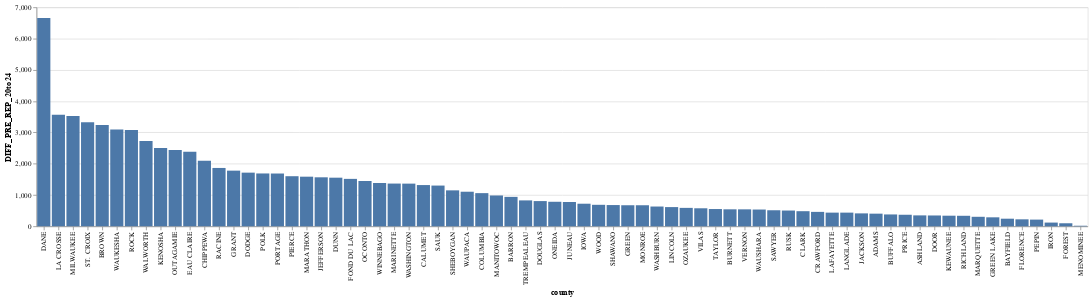

The notebook cell this image was saved under:
### Code cell
## Chart 1
#pip install "altair[all]" in linux
import altair as alt



alt.Chart(df_f).mark_bar().encode(
    x="DIFF_PRE_REP_20to24",
    y=alt.Y("county").sort("x")
)

alt.Chart(df_f).mark_bar().encode(
    y="DIFF_PRE_REP_20to24",
    x=alt.Y("county").sort("y", order = "descending")
)

alt.Chart(df_f).mark_bar().encode(
    y="DIFF_PRE_REP_20to24",
    x=alt.Y("county", 
            sort=alt.EncodingSortField('y', order='descending'))
)

### Figure 1 — Vega-Lite specification as saved in the notebook (floating-point values rounded to 4 significant figures)
{"config": {"view": {"continuousWidth": 300, "continuousHeight": 300}}, "data": {"name": "data-14e22919121f00b8e381961b5d973d42"}, "mark": {"type": "bar"}, "encoding": {"x": {"field": "county", "sort": {"field": "y", "order": "descending"}, "type": "nominal"}, "y": {"field": "DIFF_PRE_REP_20to24", "type": "quantitative"}}, "$schema": "https://vega.github.io/schema/vega-lite/v5.20.1.json", "datasets": {"data-14e22919121f00b8e381961b5d973d42": [{"county_fips": 55025, "county": "DANE", "DIFFDEM24": 294, "DIFFREP24": 692, "DIFF_PRE_DEM_24to20": 13830.0, "DIFF_PRE_REP_20to24": 6656.0}, {"county_fips": 55063, "county": "LA CROSSE", "DIFFDEM24": -260, "DIFFREP24": 1501, "DIFF_PRE_DEM_24to20": 1162.0, "DIFF_PRE_REP_20to24": 3563.0}, {"county_fips": 55079, "county": "MILWAUKEE", "DIFFDEM24": 880, "DIFFREP24": 6317, "DIFF_PRE_DEM_24to20": -1271.0, "DIFF_PRE_REP_20to24": 3527.0}, {"county_fips": 55109, "county": "ST. CROIX", "DIFFDEM24": 78, "DIFFREP24": 693, "DIFF_PRE_DEM_24to20": 678.0, "DIFF_PRE_REP_20to24": 3328.0}, {"county_fips": 55009, "county": "BROWN", "DIFFDEM24": 147, "DIFFREP24": 2409, "DIFF_PRE_DEM_24to20": 2397.0, "DIFF_PRE_REP_20to24": 3241.0}, {"county_fips": 55133, "county": "WAUKESHA", "DIFFDEM24": 2694, "DIFFREP24": -823, "DIFF_PRE_DEM_24to20": 4549.0, "DIFF_PRE_REP_20to24": 3092.0}, {"county_fips": 55105, "county": "ROCK", "DIFFDEM24": -436, "DIFFREP24": 2119, "DIFF_PRE_DEM_24to20": -16.0, "DIFF_PRE_REP_20to24": 3079.0}, {"county_fips": 55127, "county": "WALWORTH", "DIFFDEM24": 279, "DIFFREP24": 906, "DIFF_PRE_DEM_24to20": 354.0, "DIFF_PRE_REP_20to24": 2730.0}, {"county_fips": 55059, "county": "KENOSHA", "DIFFDEM24": -121, "DIFFREP24": 2313, "DIFF_PRE_DEM_24to20": -368.0, "DIFF_PRE_REP_20to24": 2503.0}, {"county_fips": 55087, "county": "OUTAGAMIE", "DIFFDEM24": 242, "DIFFREP24": 1750, "DIFF_PRE_DEM_24to20": 1770.0, "DIFF_PRE_REP_20to24": 2441.0}, {"county_fips": 55035, "county": "EAU CLAIRE", "DIFFDEM24": 17, "DIFFREP24": 1143, "DIFF_PRE_DEM_24to20": 2775.0, "DIFF_PRE_REP_20to24": 2383.0}, {"county_fips": 55017, "county": "CHIPPEWA", "DIFFDEM24": -304, "DIFFREP24": 1213, "DIFF_PRE_DEM_24to20": 592.0, "DIFF_PRE_REP_20to24": 2097.0}, {"county_fips": 55101, "county": "RACINE", "DIFFDEM24": 387, "DIFFREP24": 1559, "DIFF_PRE_DEM_24to20": -444.0, "DIFF_PRE_REP_20to24": 1865.0}, {"county_fips": 55043, "county": "GRANT", "DIFFDEM24": -335, "DIFFREP24": 927, "DIFF_PRE_DEM_24to20": -34.0, "DIFF_PRE_REP_20to24": 1779.0}, {"county_fips": 55027, "county": "DODGE", "DIFFDEM24": -299, "DIFFREP24": 1140, "DIFF_PRE_DEM_24to20": 163.0, "DIFF_PRE_REP_20to24": 1715.0}, {"county_fips": 55095, "county": "POLK", "DIFFDEM24": -143, "DIFFREP24": 852, "DIFF_PRE_DEM_24to20": 199.0, "DIFF_PRE_REP_20to24": 1689.0}, {"county_fips": 55097, "county": "PORTAGE", "DIFFDEM24": -485, "DIFFREP24": 904, "DIFF_PRE_DEM_24to20": 1073.0, "DIFF_PRE_REP_20to24": 1687.0}, {"county_fips": 55093, "county": "PIERCE", "DIFFDEM24": -237, "DIFFREP24": 245, "DIFF_PRE_DEM_24to20": 372.0, "DIFF_PRE_REP_20to24": 1601.0}, {"county_fips": 55073, "county": "MARATHON", "DIFFDEM24": -354, "DIFFREP24": 1434, "DIFF_PRE_DEM_24to20": 720.0, "DIFF_PRE_REP_20to24": 1586.0}, {"county_fips": 55055, "county": "JEFFERSON", "DIFFDEM24": -52, "DIFFREP24": 767, "DIFF_PRE_DEM_24to20": 678.0, "DIFF_PRE_REP_20to24": 1566.0}, {"county_fips": 55033, "county": "DUNN", "DIFFDEM24": -152, "DIFFREP24": 743, "DIFF_PRE_DEM_24to20": 740.0, "DIFF_PRE_REP_20to24": 1554.0}, {"county_fips": 55039, "county": "FOND DU LAC", "DIFFDEM24": -283, "DIFFREP24": 1362, "DIFF_PRE_DEM_24to20": -94.0, "DIFF_PRE_REP_20to24": 1516.0}, {"county_fips": 55083, "county": "OCONTO", "DIFFDEM24": -213, "DIFFREP24": 716, "DIFF_PRE_DEM_24to20": 252.0, "DIFF_PRE_REP_20to24": 1448.0}, {"county_fips": 55139, "county": "WINNEBAGO", "DIFFDEM24": -63, "DIFFREP24": 1914, "DIFF_PRE_DEM_24to20": 598.0, "DIFF_PRE_REP_20to24": 1385.0}, {"county_fips": 55075, "county": "MARINETTE", "DIFFDEM24": -263, "DIFFREP24": 938, "DIFF_PRE_DEM_24to20": 49.0, "DIFF_PRE_REP_20to24": 1366.0}, {"county_fips": 55131, "county": "WASHINGTON", "DIFFDEM24": 451, "DIFFREP24": 439, "DIFF_PRE_DEM_24to20": 1854.0, "DIFF_PRE_REP_20to24": 1364.0}, {"county_fips": 55015, "county": "CALUMET", "DIFFDEM24": 78, "DIFFREP24": 413, "DIFF_PRE_DEM_24to20": 806.0, "DIFF_PRE_REP_20to24": 1318.0}, {"county_fips": 55111, "county": "SAUK", "DIFFDEM24": -258, "DIFFREP24": 901, "DIFF_PRE_DEM_24to20": 62.0, "DIFF_PRE_REP_20to24": 1302.0}, {"county_fips": 55117, "county": "SHEBOYGAN", "DIFFDEM24": 180, "DIFFREP24": 1194, "DIFF_PRE_DEM_24to20": 632.0, "DIFF_PRE_REP_20to24": 1149.0}, {"county_fips": 55135, "county": "WAUPACA", "DIFFDEM24": -67, "DIFFREP24": 976, "DIFF_PRE_DEM_24to20": 229.0, "DIFF_PRE_REP_20to24": 1105.0}, {"county_fips": 55021, "county": "COLUMBIA", "DIFFDEM24": -366, "DIFFREP24": 868, "DIFF_PRE_DEM_24to20": -24.0, "DIFF_PRE_REP_20to24": 1060.0}, {"county_fips": 55071, "county": "MANITOWOC", "DIFFDEM24": -228, "DIFFREP24": 1002, "DIFF_PRE_DEM_24to20": 580.0, "DIFF_PRE_REP_20to24": 985.0}, {"county_fips": 55005, "county": "BARRON", "DIFFDEM24": -411, "DIFFREP24": 345, "DIFF_PRE_DEM_24to20": -253.0, "DIFF_PRE_REP_20to24": 941.0}, {"county_fips": 55121, "county": "TREMPEALEAU", "DIFFDEM24": -206, "DIFFREP24": 543, "DIFF_PRE_DEM_24to20": -68.0, "DIFF_PRE_REP_20to24": 828.0}, {"county_fips": 55031, "county": "DOUGLAS", "DIFFDEM24": -46, "DIFFREP24": 627, "DIFF_PRE_DEM_24to20": -146.0, "DIFF_PRE_REP_20to24": 806.0}, {"county_fips": 55085, "county": "ONEIDA", "DIFFDEM24": -193, "DIFFREP24": 558, "DIFF_PRE_DEM_24to20": -26.0, "DIFF_PRE_REP_20to24": 784.0}, {"county_fips": 55057, "county": "JUNEAU", "DIFFDEM24": -125, "DIFFREP24": 542, "DIFF_PRE_DEM_24to20": 108.0, "DIFF_PRE_REP_20to24": 776.0}, {"county_fips": 55049, "county": "IOWA", "DIFFDEM24": -196, "DIFFREP24": 308, "DIFF_PRE_DEM_24to20": -78.0, "DIFF_PRE_REP_20to24": 722.0}, {"county_fips": 55141, "county": "WOOD", "DIFFDEM24": -535, "DIFFREP24": 1335, "DIFF_PRE_DEM_24to20": 230.0, "DIFF_PRE_REP_20to24": 687.0}, {"county_fips": 55115, "county": "SHAWANO", "DIFFDEM24": -213, "DIFFREP24": 825, "DIFF_PRE_DEM_24to20": 206.0, "DIFF_PRE_REP_20to24": 679.0}, {"county_fips": 55045, "county": "GREEN", "DIFFDEM24": -285, "DIFFREP24": 563, "DIFF_PRE_DEM_24to20": 52.0, "DIFF_PRE_REP_20to24": 673.0}, {"county_fips": 55081, "county": "MONROE", "DIFFDEM24": -171, "DIFFREP24": 702, "DIFF_PRE_DEM_24to20": -3.0, "DIFF_PRE_REP_20to24": 673.0}, {"county_fips": 55129, "county": "WASHBURN", "DIFFDEM24": -49, "DIFFREP24": 238, "DIFF_PRE_DEM_24to20": 2.0, "DIFF_PRE_REP_20to24": 632.0}, {"county_fips": 55069, "county": "LINCOLN", "DIFFDEM24": -266, "DIFFREP24": 512, "DIFF_PRE_DEM_24to20": 45.0, "DIFF_PRE_REP_20to24": 614.0}, {"county_fips": 55089, "county": "OZAUKEE", "DIFFDEM24": 666, "DIFFREP24": -410, "DIFF_PRE_DEM_24to20": 1356.0, "DIFF_PRE_REP_20to24": 589.0}, {"county_fips": 55125, "county": "VILAS", "DIFFDEM24": -1, "DIFFREP24": 230, "DIFF_PRE_DEM_24to20": 216.0, "DIFF_PRE_REP_20to24": 576.0}, {"county_fips": 55119, "county": "TAYLOR", "DIFFDEM24": -120, "DIFFREP24": 317, "DIFF_PRE_DEM_24to20": 130.0, "DIFF_PRE_REP_20to24": 552.0}, {"county_fips": 55013, "county": "BURNETT", "DIFFDEM24": -55, "DIFFREP24": 262, "DIFF_PRE_DEM_24to20": 107.0, "DIFF_PRE_REP_20to24": 543.0}, {"county_fips": 55123, "county": "VERNON", "DIFFDEM24": -248, "DIFFREP24": 491, "DIFF_PRE_DEM_24to20": 21.0, "DIFF_PRE_REP_20to24": 542.0}, {"county_fips": 55137, "county": "WAUSHARA", "DIFFDEM24": -75, "DIFFREP24": 373, "DIFF_PRE_DEM_24to20": 138.0, "DIFF_PRE_REP_20to24": 536.0}, {"county_fips": 55113, "county": "SAWYER", "DIFFDEM24": -22, "DIFFREP24": 214, "DIFF_PRE_DEM_24to20": 101.0, "DIFF_PRE_REP_20to24": 513.0}, {"county_fips": 55107, "county": "RUSK", "DIFFDEM24": -32, "DIFFREP24": 389, "DIFF_PRE_DEM_24to20": -1.0, "DIFF_PRE_REP_20to24": 504.0}, {"county_fips": 55019, "county": "CLARK", "DIFFDEM24": -313, "DIFFREP24": 567, "DIFF_PRE_DEM_24to20": -15.0, "DIFF_PRE_REP_20to24": 483.0}, {"county_fips": 55023, "county": "CRAWFORD", "DIFFDEM24": -165, "DIFFREP24": 352, "DIFF_PRE_DEM_24to20": -103.0, "DIFF_PRE_REP_20to24": 461.0}, {"county_fips": 55065, "county": "LAFAYETTE", "DIFFDEM24": -294, "DIFFREP24": 419, "DIFF_PRE_DEM_24to20": -177.0, "DIFF_PRE_REP_20to24": 437.0}, {"county_fips": 55067, "county": "LANGLADE", "DIFFDEM24": -84, "DIFFREP24": 337, "DIFF_PRE_DEM_24to20": 34.0, "DIFF_PRE_REP_20to24": 437.0}, {"county_fips": 55053, "county": "JACKSON", "DIFFDEM24": -158, "DIFFREP24": 440, "DIFF_PRE_DEM_24to20": -99.0, "DIFF_PRE_REP_20to24": 413.0}, {"county_fips": 55001, "county": "ADAMS", "DIFFDEM24": -361, "DIFFREP24": 211, "DIFF_PRE_DEM_24to20": 114.0, "DIFF_PRE_REP_20to24": 404.0}, {"county_fips": 55011, "county": "BUFFALO", "DIFFDEM24": -148, "DIFFREP24": 315, "DIFF_PRE_DEM_24to20": -95.0, "DIFF_PRE_REP_20to24": 379.0}, {"county_fips": 55099, "county": "PRICE", "DIFFDEM24": -166, "DIFFREP24": 324, "DIFF_PRE_DEM_24to20": -27.0, "DIFF_PRE_REP_20to24": 369.0}, {"county_fips": 55003, "county": "ASHLAND", "DIFFDEM24": -163, "DIFFREP24": 346, "DIFF_PRE_DEM_24to20": -189.0, "DIFF_PRE_REP_20to24": 349.0}, {"county_fips": 55029, "county": "DOOR", "DIFFDEM24": 62, "DIFFREP24": 157, "DIFF_PRE_DEM_24to20": 520.0, "DIFF_PRE_REP_20to24": 346.0}, {"county_fips": 55061, "county": "KEWAUNEE", "DIFFDEM24": -195, "DIFFREP24": 398, "DIFF_PRE_DEM_24to20": 82.0, "DIFF_PRE_REP_20to24": 339.0}, {"county_fips": 55103, "county": "RICHLAND", "DIFFDEM24": -130, "DIFFREP24": 297, "DIFF_PRE_DEM_24to20": -13.0, "DIFF_PRE_REP_20to24": 336.0}, {"county_fips": 55077, "county": "MARQUETTE", "DIFFDEM24": -153, "DIFFREP24": 394, "DIFF_PRE_DEM_24to20": 13.0, "DIFF_PRE_REP_20to24": 304.0}, {"county_fips": 55047, "county": "GREEN LAKE", "DIFFDEM24": -143, "DIFFREP24": 319, "DIFF_PRE_DEM_24to20": 104.0, "DIFF_PRE_REP_20to24": 287.0}, {"county_fips": 55007, "county": "BAYFIELD", "DIFFDEM24": -153, "DIFFREP24": 163, "DIFF_PRE_DEM_24to20": -40.0, "DIFF_PRE_REP_20to24": 243.0}, {"county_fips": 55037, "county": "FLORENCE", "DIFFDEM24": -5, "DIFFREP24": 84, "DIFF_PRE_DEM_24to20": 2.0, "DIFF_PRE_REP_20to24": 223.0}, {"county_fips": 55091, "county": "PEPIN", "DIFFDEM24": -68, "DIFFREP24": 162, "DIFF_PRE_DEM_24to20": 34.0, "DIFF_PRE_REP_20to24": 214.0}, {"county_fips": 55051, "county": "IRON", "DIFFDEM24": -26, "DIFFREP24": 112, "DIFF_PRE_DEM_24to20": -46.0, "DIFF_PRE_REP_20to24": 119.0}, {"county_fips": 55041, "county": "FOREST", "DIFFDEM24": -172, "DIFFREP24": 182, "DIFF_PRE_DEM_24to20": -40.0, "DIFF_PRE_REP_20to24": 97.0}, {"county_fips": 55078, "county": "MENOMINEE", "DIFFDEM24": 70, "DIFFREP24": 8, "DIFF_PRE_DEM_24to20": -37.0, "DIFF_PRE_REP_20to24": 18.0}]}}
